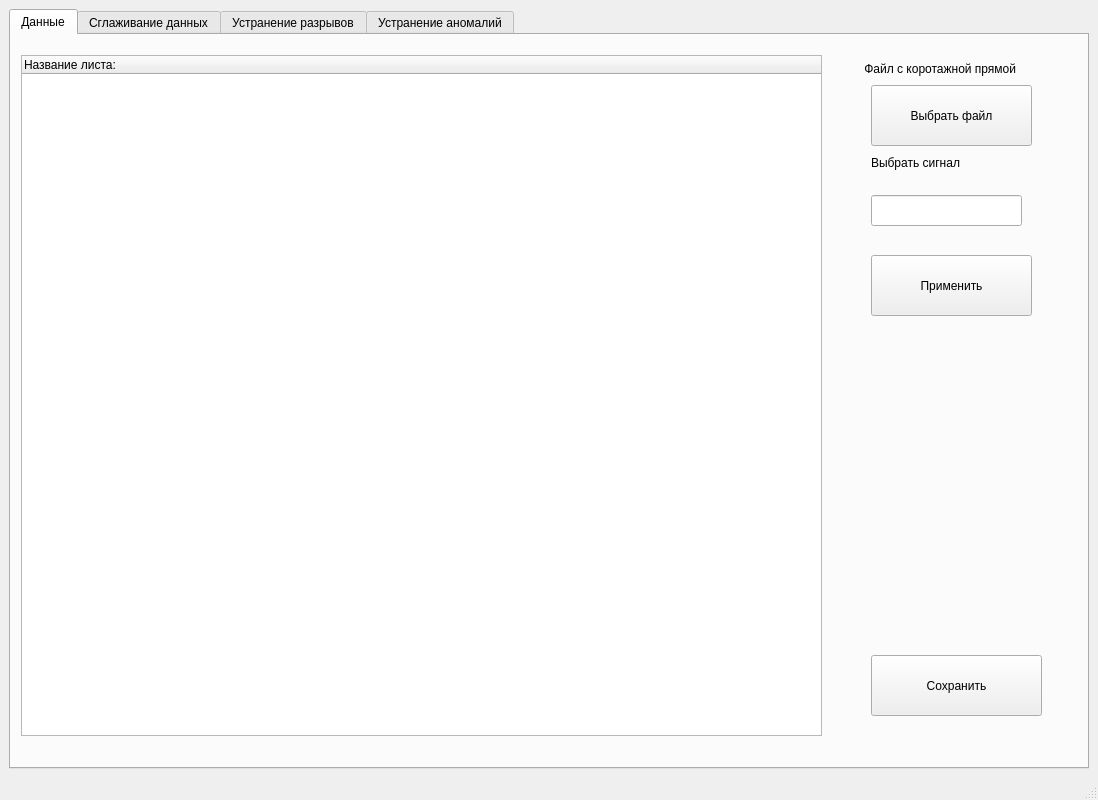
<?xml version="1.0" encoding="UTF-8"?>
<ui version="4.0">
 <class>MainWindow</class>
 <widget class="QMainWindow" name="MainWindow">
  <property name="geometry">
   <rect>
    <x>0</x>
    <y>0</y>
    <width>1098</width>
    <height>800</height>
   </rect>
  </property>
  <property name="windowTitle">
   <string>MainWindow</string>
  </property>
  <widget class="QWidget" name="centralwidget">
   <layout class="QGridLayout" name="gridLayout_2">
    <item row="0" column="0">
     <layout class="QGridLayout" name="gridLayout">
      <property name="sizeConstraint">
       <enum>QLayout::SetDefaultConstraint</enum>
      </property>
      <item row="0" column="1">
       <widget class="QTabWidget" name="tabWidget">
        <property name="currentIndex">
         <number>0</number>
        </property>
        <widget class="QWidget" name="tab">
         <attribute name="title">
          <string>Данные</string>
         </attribute>
         <widget class="QLabel" name="label">
          <property name="geometry">
           <rect>
            <x>850</x>
            <y>20</y>
            <width>167</width>
            <height>28</height>
           </rect>
          </property>
          <property name="text">
           <string> Файл с коротажной прямой</string>
          </property>
         </widget>
         <widget class="QPushButton" name="open_dialog">
          <property name="geometry">
           <rect>
            <x>860</x>
            <y>50</y>
            <width>161</width>
            <height>61</height>
           </rect>
          </property>
          <property name="text">
           <string>Выбрать файл</string>
          </property>
         </widget>
         <widget class="QTreeWidget" name="list_signals">
          <property name="geometry">
           <rect>
            <x>10</x>
            <y>20</y>
            <width>801</width>
            <height>681</height>
           </rect>
          </property>
          <column>
           <property name="text">
            <string>Название листа:</string>
           </property>
          </column>
         </widget>
         <widget class="QLineEdit" name="signal_name">
          <property name="geometry">
           <rect>
            <x>860</x>
            <y>160</y>
            <width>151</width>
            <height>31</height>
           </rect>
          </property>
         </widget>
         <widget class="QPushButton" name="set_signal">
          <property name="geometry">
           <rect>
            <x>860</x>
            <y>220</y>
            <width>161</width>
            <height>61</height>
           </rect>
          </property>
          <property name="text">
           <string>Применить</string>
          </property>
         </widget>
         <widget class="QPushButton" name="save_file">
          <property name="geometry">
           <rect>
            <x>860</x>
            <y>620</y>
            <width>171</width>
            <height>61</height>
           </rect>
          </property>
          <property name="text">
           <string>Сохранить</string>
          </property>
         </widget>
         <widget class="QLabel" name="label_13">
          <property name="geometry">
           <rect>
            <x>860</x>
            <y>120</y>
            <width>151</width>
            <height>16</height>
           </rect>
          </property>
          <property name="text">
           <string>Выбрать сигнал</string>
          </property>
         </widget>
        </widget>
        <widget class="QWidget" name="tab_2">
         <attribute name="title">
          <string>Сглаживание данных</string>
         </attribute>
         <widget class="QComboBox" name="comboBox">
          <property name="geometry">
           <rect>
            <x>170</x>
            <y>30</y>
            <width>171</width>
            <height>22</height>
           </rect>
          </property>
          <item>
           <property name="text">
            <string>Скользящего среднего</string>
           </property>
          </item>
         </widget>
         <widget class="QLabel" name="label_2">
          <property name="geometry">
           <rect>
            <x>30</x>
            <y>30</y>
            <width>131</width>
            <height>16</height>
           </rect>
          </property>
          <property name="text">
           <string>Метод сглаживание:</string>
          </property>
         </widget>
         <widget class="QPushButton" name="pushButton_6">
          <property name="geometry">
           <rect>
            <x>350</x>
            <y>30</y>
            <width>93</width>
            <height>28</height>
           </rect>
          </property>
          <property name="text">
           <string>Выполнить </string>
          </property>
         </widget>
         <widget class="QWidget" name="widget_2" native="true">
          <property name="geometry">
           <rect>
            <x>40</x>
            <y>100</y>
            <width>1001</width>
            <height>561</height>
           </rect>
          </property>
         </widget>
         <widget class="QPushButton" name="pushButton_8">
          <property name="geometry">
           <rect>
            <x>450</x>
            <y>30</y>
            <width>93</width>
            <height>28</height>
           </rect>
          </property>
          <property name="text">
           <string>Назад</string>
          </property>
         </widget>
         <widget class="QPushButton" name="pushButton_29">
          <property name="geometry">
           <rect>
            <x>550</x>
            <y>30</y>
            <width>93</width>
            <height>28</height>
           </rect>
          </property>
          <property name="text">
           <string>Применить</string>
          </property>
         </widget>
        </widget>
        <widget class="QWidget" name="tab_4">
         <attribute name="title">
          <string>Устранение разрывов</string>
         </attribute>
         <widget class="QLabel" name="label_3">
          <property name="geometry">
           <rect>
            <x>20</x>
            <y>10</y>
            <width>121</width>
            <height>16</height>
           </rect>
          </property>
          <property name="text">
           <string>Выделить разрывы</string>
          </property>
         </widget>
         <widget class="QLabel" name="label_4">
          <property name="geometry">
           <rect>
            <x>20</x>
            <y>40</y>
            <width>121</width>
            <height>16</height>
           </rect>
          </property>
          <property name="text">
           <string>Устранить разрывы</string>
          </property>
         </widget>
         <widget class="QPushButton" name="pushButton_2">
          <property name="geometry">
           <rect>
            <x>140</x>
            <y>10</y>
            <width>93</width>
            <height>28</height>
           </rect>
          </property>
          <property name="text">
           <string>Выполнить </string>
          </property>
         </widget>
         <widget class="QPushButton" name="pushButton_4">
          <property name="geometry">
           <rect>
            <x>140</x>
            <y>40</y>
            <width>93</width>
            <height>28</height>
           </rect>
          </property>
          <property name="text">
           <string>Выполнить </string>
          </property>
         </widget>
         <widget class="QLabel" name="label_6">
          <property name="geometry">
           <rect>
            <x>20</x>
            <y>80</y>
            <width>141</width>
            <height>16</height>
           </rect>
          </property>
          <property name="text">
           <string>Метод востановление:</string>
          </property>
         </widget>
         <widget class="QComboBox" name="comboBox_2">
          <property name="geometry">
           <rect>
            <x>160</x>
            <y>80</y>
            <width>191</width>
            <height>22</height>
           </rect>
          </property>
         </widget>
         <widget class="QPushButton" name="pushButton_5">
          <property name="geometry">
           <rect>
            <x>360</x>
            <y>80</y>
            <width>93</width>
            <height>28</height>
           </rect>
          </property>
          <property name="text">
           <string>Выполнить </string>
          </property>
         </widget>
         <widget class="QWidget" name="widget" native="true">
          <property name="geometry">
           <rect>
            <x>39</x>
            <y>129</y>
            <width>1001</width>
            <height>561</height>
           </rect>
          </property>
         </widget>
         <widget class="QPushButton" name="pushButton_9">
          <property name="geometry">
           <rect>
            <x>240</x>
            <y>10</y>
            <width>93</width>
            <height>28</height>
           </rect>
          </property>
          <property name="text">
           <string>Назад</string>
          </property>
         </widget>
         <widget class="QPushButton" name="pushButton_10">
          <property name="geometry">
           <rect>
            <x>240</x>
            <y>40</y>
            <width>93</width>
            <height>28</height>
           </rect>
          </property>
          <property name="text">
           <string>Назад</string>
          </property>
         </widget>
         <widget class="QPushButton" name="pushButton_11">
          <property name="geometry">
           <rect>
            <x>460</x>
            <y>80</y>
            <width>93</width>
            <height>28</height>
           </rect>
          </property>
          <property name="text">
           <string>Назад</string>
          </property>
         </widget>
         <widget class="QPushButton" name="pushButton_26">
          <property name="geometry">
           <rect>
            <x>340</x>
            <y>10</y>
            <width>93</width>
            <height>28</height>
           </rect>
          </property>
          <property name="text">
           <string>Применить</string>
          </property>
         </widget>
         <widget class="QPushButton" name="pushButton_27">
          <property name="geometry">
           <rect>
            <x>340</x>
            <y>40</y>
            <width>93</width>
            <height>28</height>
           </rect>
          </property>
          <property name="text">
           <string>Применить</string>
          </property>
         </widget>
         <widget class="QPushButton" name="pushButton_28">
          <property name="geometry">
           <rect>
            <x>560</x>
            <y>80</y>
            <width>93</width>
            <height>28</height>
           </rect>
          </property>
          <property name="text">
           <string>Применить</string>
          </property>
         </widget>
         <zorder>label_4</zorder>
         <zorder>pushButton_4</zorder>
         <zorder>label_6</zorder>
         <zorder>comboBox_2</zorder>
         <zorder>pushButton_5</zorder>
         <zorder>label_3</zorder>
         <zorder>pushButton_2</zorder>
         <zorder>widget</zorder>
         <zorder>pushButton_9</zorder>
         <zorder>pushButton_10</zorder>
         <zorder>pushButton_11</zorder>
         <zorder>pushButton_26</zorder>
         <zorder>pushButton_27</zorder>
         <zorder>pushButton_28</zorder>
        </widget>
        <widget class="QWidget" name="tab_3">
         <attribute name="title">
          <string>Устранение аномалий</string>
         </attribute>
         <widget class="QLabel" name="label_5">
          <property name="geometry">
           <rect>
            <x>10</x>
            <y>20</y>
            <width>161</width>
            <height>16</height>
           </rect>
          </property>
          <property name="text">
           <string>Метод  поиска аномалий:</string>
          </property>
         </widget>
         <widget class="QComboBox" name="comboBox_3">
          <property name="geometry">
           <rect>
            <x>170</x>
            <y>20</y>
            <width>171</width>
            <height>22</height>
           </rect>
          </property>
          <item>
           <property name="text">
            <string>Скользящего среднего</string>
           </property>
          </item>
         </widget>
         <widget class="QPushButton" name="pushButton_7">
          <property name="geometry">
           <rect>
            <x>350</x>
            <y>20</y>
            <width>93</width>
            <height>28</height>
           </rect>
          </property>
          <property name="text">
           <string>Выполнить </string>
          </property>
         </widget>
         <widget class="QWidget" name="widget_3" native="true">
          <property name="geometry">
           <rect>
            <x>30</x>
            <y>90</y>
            <width>1001</width>
            <height>561</height>
           </rect>
          </property>
          <widget class="QTabWidget" name="tabWidget_2">
           <property name="geometry">
            <rect>
             <x>-20</x>
             <y>-100</y>
             <width>1074</width>
             <height>751</height>
            </rect>
           </property>
           <property name="currentIndex">
            <number>3</number>
           </property>
           <widget class="QWidget" name="tab_5">
            <attribute name="title">
             <string>Данные</string>
            </attribute>
            <widget class="QLabel" name="label_7">
             <property name="geometry">
              <rect>
               <x>0</x>
               <y>0</y>
               <width>167</width>
               <height>28</height>
              </rect>
             </property>
             <property name="text">
              <string> Файл с коротажной прямой</string>
             </property>
            </widget>
            <widget class="QLineEdit" name="lineEdit_3">
             <property name="geometry">
              <rect>
               <x>0</x>
               <y>20</y>
               <width>820</width>
               <height>22</height>
              </rect>
             </property>
            </widget>
            <widget class="QPushButton" name="pushButton_13">
             <property name="geometry">
              <rect>
               <x>820</x>
               <y>20</y>
               <width>94</width>
               <height>28</height>
              </rect>
             </property>
             <property name="text">
              <string>Выбрать файл</string>
             </property>
            </widget>
            <widget class="QTreeWidget" name="treeWidget_2">
             <property name="geometry">
              <rect>
               <x>10</x>
               <y>60</y>
               <width>801</width>
               <height>641</height>
              </rect>
             </property>
             <column>
              <property name="text">
               <string>Название листа:</string>
              </property>
             </column>
             <item>
              <property name="text">
               <string>eqweq</string>
              </property>
              <item>
               <property name="text">
                <string>New Subitem</string>
               </property>
              </item>
             </item>
            </widget>
            <widget class="QLineEdit" name="lineEdit_4">
             <property name="geometry">
              <rect>
               <x>820</x>
               <y>60</y>
               <width>113</width>
               <height>22</height>
              </rect>
             </property>
            </widget>
            <widget class="QPushButton" name="pushButton_14">
             <property name="geometry">
              <rect>
               <x>950</x>
               <y>60</y>
               <width>101</width>
               <height>28</height>
              </rect>
             </property>
             <property name="text">
              <string>Выбрать сигнал</string>
             </property>
            </widget>
           </widget>
           <widget class="QWidget" name="tab_6">
            <attribute name="title">
             <string>Сглаживание данных</string>
            </attribute>
            <widget class="QComboBox" name="comboBox_4">
             <property name="geometry">
              <rect>
               <x>170</x>
               <y>30</y>
               <width>73</width>
               <height>22</height>
              </rect>
             </property>
            </widget>
            <widget class="QLabel" name="label_8">
             <property name="geometry">
              <rect>
               <x>30</x>
               <y>30</y>
               <width>131</width>
               <height>16</height>
              </rect>
             </property>
             <property name="text">
              <string>Метод сглаживание:</string>
             </property>
            </widget>
            <widget class="QPushButton" name="pushButton_15">
             <property name="geometry">
              <rect>
               <x>250</x>
               <y>30</y>
               <width>93</width>
               <height>28</height>
              </rect>
             </property>
             <property name="text">
              <string>Выполнить </string>
             </property>
            </widget>
            <widget class="QWidget" name="widget_4" native="true">
             <property name="geometry">
              <rect>
               <x>40</x>
               <y>100</y>
               <width>1001</width>
               <height>561</height>
              </rect>
             </property>
            </widget>
            <widget class="QPushButton" name="pushButton_16">
             <property name="geometry">
              <rect>
               <x>350</x>
               <y>30</y>
               <width>93</width>
               <height>28</height>
              </rect>
             </property>
             <property name="text">
              <string>Назад</string>
             </property>
            </widget>
           </widget>
           <widget class="QWidget" name="tab_7">
            <attribute name="title">
             <string>Устранение разрывов</string>
            </attribute>
            <widget class="QLabel" name="label_9">
             <property name="geometry">
              <rect>
               <x>20</x>
               <y>10</y>
               <width>121</width>
               <height>16</height>
              </rect>
             </property>
             <property name="text">
              <string>Выделить разрывы</string>
             </property>
            </widget>
            <widget class="QLabel" name="label_10">
             <property name="geometry">
              <rect>
               <x>20</x>
               <y>40</y>
               <width>121</width>
               <height>16</height>
              </rect>
             </property>
             <property name="text">
              <string>Устранить разрывы</string>
             </property>
            </widget>
            <widget class="QPushButton" name="pushButton_17">
             <property name="geometry">
              <rect>
               <x>140</x>
               <y>10</y>
               <width>93</width>
               <height>28</height>
              </rect>
             </property>
             <property name="text">
              <string>Выполнить </string>
             </property>
            </widget>
            <widget class="QPushButton" name="pushButton_18">
             <property name="geometry">
              <rect>
               <x>140</x>
               <y>40</y>
               <width>93</width>
               <height>28</height>
              </rect>
             </property>
             <property name="text">
              <string>Выполнить </string>
             </property>
            </widget>
            <widget class="QLabel" name="label_11">
             <property name="geometry">
              <rect>
               <x>20</x>
               <y>80</y>
               <width>141</width>
               <height>16</height>
              </rect>
             </property>
             <property name="text">
              <string>Метод востановление:</string>
             </property>
            </widget>
            <widget class="QComboBox" name="comboBox_5">
             <property name="geometry">
              <rect>
               <x>160</x>
               <y>80</y>
               <width>73</width>
               <height>22</height>
              </rect>
             </property>
            </widget>
            <widget class="QPushButton" name="pushButton_19">
             <property name="geometry">
              <rect>
               <x>250</x>
               <y>80</y>
               <width>93</width>
               <height>28</height>
              </rect>
             </property>
             <property name="text">
              <string>Выполнить </string>
             </property>
            </widget>
            <widget class="QWidget" name="widget_5" native="true">
             <property name="geometry">
              <rect>
               <x>39</x>
               <y>129</y>
               <width>1001</width>
               <height>561</height>
              </rect>
             </property>
            </widget>
            <widget class="QPushButton" name="pushButton_20">
             <property name="geometry">
              <rect>
               <x>240</x>
               <y>10</y>
               <width>93</width>
               <height>28</height>
              </rect>
             </property>
             <property name="text">
              <string>Назад</string>
             </property>
            </widget>
            <widget class="QPushButton" name="pushButton_21">
             <property name="geometry">
              <rect>
               <x>240</x>
               <y>40</y>
               <width>93</width>
               <height>28</height>
              </rect>
             </property>
             <property name="text">
              <string>Назад</string>
             </property>
            </widget>
            <widget class="QPushButton" name="pushButton_22">
             <property name="geometry">
              <rect>
               <x>350</x>
               <y>80</y>
               <width>93</width>
               <height>28</height>
              </rect>
             </property>
             <property name="text">
              <string>Назад</string>
             </property>
            </widget>
           </widget>
           <widget class="QWidget" name="tab_8">
            <attribute name="title">
             <string>Устранение аномалий</string>
            </attribute>
            <widget class="QLabel" name="label_12">
             <property name="geometry">
              <rect>
               <x>10</x>
               <y>20</y>
               <width>161</width>
               <height>16</height>
              </rect>
             </property>
             <property name="text">
              <string>Метод  поиска аномалий:</string>
             </property>
            </widget>
            <widget class="QComboBox" name="comboBox_6">
             <property name="geometry">
              <rect>
               <x>170</x>
               <y>20</y>
               <width>171</width>
               <height>22</height>
              </rect>
             </property>
             <item>
              <property name="text">
               <string>Скользящего среднего</string>
              </property>
             </item>
            </widget>
            <widget class="QPushButton" name="pushButton_23">
             <property name="geometry">
              <rect>
               <x>350</x>
               <y>20</y>
               <width>93</width>
               <height>28</height>
              </rect>
             </property>
             <property name="text">
              <string>Выполнить </string>
             </property>
            </widget>
            <widget class="QWidget" name="widget_6" native="true">
             <property name="geometry">
              <rect>
               <x>30</x>
               <y>90</y>
               <width>1001</width>
               <height>561</height>
              </rect>
             </property>
            </widget>
            <widget class="QPushButton" name="pushButton_24">
             <property name="geometry">
              <rect>
               <x>450</x>
               <y>20</y>
               <width>93</width>
               <height>28</height>
              </rect>
             </property>
             <property name="text">
              <string>Назад</string>
             </property>
            </widget>
           </widget>
          </widget>
         </widget>
         <widget class="QPushButton" name="pushButton_12">
          <property name="geometry">
           <rect>
            <x>450</x>
            <y>20</y>
            <width>93</width>
            <height>28</height>
           </rect>
          </property>
          <property name="text">
           <string>Назад</string>
          </property>
         </widget>
         <widget class="QPushButton" name="pushButton_25">
          <property name="geometry">
           <rect>
            <x>550</x>
            <y>20</y>
            <width>93</width>
            <height>28</height>
           </rect>
          </property>
          <property name="text">
           <string>Применить</string>
          </property>
         </widget>
        </widget>
       </widget>
      </item>
     </layout>
    </item>
   </layout>
  </widget>
  <widget class="QStatusBar" name="statusbar"/>
 </widget>
 <resources/>
 <connections/>
</ui>
